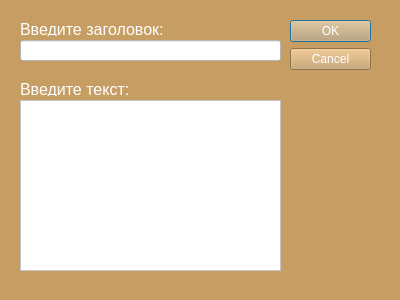
<?xml version="1.0" encoding="UTF-8"?>
<ui version="4.0">
 <class>Dialog</class>
 <widget class="QDialog" name="Dialog">
  <property name="geometry">
   <rect>
    <x>0</x>
    <y>0</y>
    <width>400</width>
    <height>300</height>
   </rect>
  </property>
  <property name="windowTitle">
   <string>Dialog</string>
  </property>
  <property name="styleSheet">
   <string notr="true">background-color: rgb(198, 158, 100);</string>
  </property>
  <widget class="QDialogButtonBox" name="buttonBox">
   <property name="geometry">
    <rect>
     <x>290</x>
     <y>20</y>
     <width>81</width>
     <height>241</height>
    </rect>
   </property>
   <property name="styleSheet">
    <string notr="true">background-color: rgb(198, 158, 100);
color: rgb(255, 255, 255);
font: 8pt &quot;Times New Roman&quot;;</string>
   </property>
   <property name="orientation">
    <enum>Qt::Vertical</enum>
   </property>
   <property name="standardButtons">
    <set>QDialogButtonBox::Cancel|QDialogButtonBox::Ok</set>
   </property>
  </widget>
  <widget class="QLabel" name="lText">
   <property name="geometry">
    <rect>
     <x>20</x>
     <y>80</y>
     <width>261</width>
     <height>16</height>
    </rect>
   </property>
   <property name="styleSheet">
    <string notr="true">font: 8pt &quot;Times New Roman&quot;;
color: rgb(255, 255, 255);</string>
   </property>
   <property name="text">
    <string>&lt;html&gt;&lt;head/&gt;&lt;body&gt;&lt;p&gt;&lt;span style=&quot; font-size:12pt;&quot;&gt;Введите текст:&lt;/span&gt;&lt;/p&gt;&lt;/body&gt;&lt;/html&gt;</string>
   </property>
  </widget>
  <widget class="QLineEdit" name="edtTitle">
   <property name="geometry">
    <rect>
     <x>20</x>
     <y>40</y>
     <width>261</width>
     <height>21</height>
    </rect>
   </property>
   <property name="styleSheet">
    <string notr="true">background-color: rgb(255, 255, 255);
font: 8pt &quot;Times New Roman&quot;;</string>
   </property>
  </widget>
  <widget class="QLabel" name="lTitle">
   <property name="geometry">
    <rect>
     <x>20</x>
     <y>20</y>
     <width>261</width>
     <height>16</height>
    </rect>
   </property>
   <property name="styleSheet">
    <string notr="true">font: 8pt &quot;Times New Roman&quot;;
color: rgb(255, 255, 255);</string>
   </property>
   <property name="text">
    <string>&lt;html&gt;&lt;head/&gt;&lt;body&gt;&lt;p&gt;&lt;span style=&quot; font-size:12pt;&quot;&gt;Введите заголовок:&lt;/span&gt;&lt;/p&gt;&lt;/body&gt;&lt;/html&gt;</string>
   </property>
  </widget>
  <widget class="QTextEdit" name="edtText">
   <property name="geometry">
    <rect>
     <x>20</x>
     <y>100</y>
     <width>261</width>
     <height>171</height>
    </rect>
   </property>
   <property name="styleSheet">
    <string notr="true">background-color: rgb(255, 255, 255);
font: 8pt &quot;Times New Roman&quot;;</string>
   </property>
  </widget>
 </widget>
 <resources/>
 <connections>
  <connection>
   <sender>buttonBox</sender>
   <signal>accepted()</signal>
   <receiver>Dialog</receiver>
   <slot>accept()</slot>
   <hints>
    <hint type="sourcelabel">
     <x>248</x>
     <y>254</y>
    </hint>
    <hint type="destinationlabel">
     <x>157</x>
     <y>274</y>
    </hint>
   </hints>
  </connection>
  <connection>
   <sender>buttonBox</sender>
   <signal>rejected()</signal>
   <receiver>Dialog</receiver>
   <slot>reject()</slot>
   <hints>
    <hint type="sourcelabel">
     <x>316</x>
     <y>260</y>
    </hint>
    <hint type="destinationlabel">
     <x>286</x>
     <y>274</y>
    </hint>
   </hints>
  </connection>
 </connections>
</ui>
